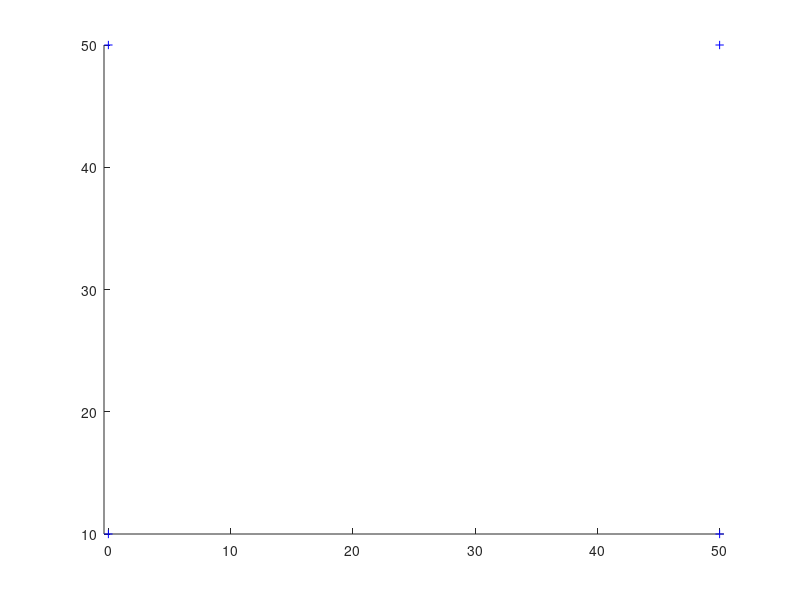

Reproduce this figure in MATLAB. (Note: this script raises an error after producing the figure.)
%% Extended kalman filter
function EKFSLAM
% Clear all
close all; clear all;
% Global variables (avoid extra copies)
global xVehicleTrue;
global LandFeatures;
global LaserSensorSettings;
global VisionSensorSettings; % for latter incorporation id possible
global xOdomLast;
% global xOdomLast_act;
global nSteps;
global UTrue;

% Setting of the sensors specs
LaserSensorSettings.Bearing =30; % Degrees
LaserSensorSettings.Range =50; % Meters
display(sprintf('=== Sensor Definitions ===  \n Max Range:  %d Meters\n Max Bearing: %d Degrees \n========================== \n',LaserSensorSettings.Range,LaserSensorSettings.Bearing));
display(' Paused!!! Press any Key!! ');
% pause;


% Length of the experiment
nSteps =1000; % change to extend the lentgh of the simulation

% Size Map
WorldSize =500;

% Number of landfeatures to add to map
nLandFeatures =4;

% Make some spare for then
LandFeatures = zeros(2,1,nLandFeatures);

% Lets put the beacons at desired positions ( need to match the number
% defined)!!!! if nor some of then cannot be scanned!!
LandFeatures(:,:,1)=[0 10]';
LandFeatures(:,:,2)=[0 50]';
LandFeatures(:,:,3)=[50 50]';
LandFeatures(:,:,4)=[50 10]';

% Initial position of the vehicle
xVehicleTrue = [ 40 25 0]'; % start position (x, y, theta)

% Set the initial conditions of the filter
xEst =[xVehicleTrue]; % already an columm vector
xTrue=[xVehicleTrue];
PEst = diag([1 1 0.01]); % start with an medium covar ( Atention EKF need an good initialization)

% Make some space to save the Landmarks detected (arraylist (x,y)
MappedLandFeatures = NaN*zeros(nLandFeatures,2);


% Additive noise to be added at the observation
obsNoise = randn(2,1)

% Ok lets show where are our Landmarks located in the world
figure(1); hold on; grid off; axis equal;
plot(LandFeatures(1,:),LandFeatures(2,:),'b+');hold on;
set(gcf,'doublebuffer','on');
hLine = line([0,0],[0,0]);
set(hLine,'linestyle',':');
axis([ -WorldSize/2 WorldSize/2 -WorldSize/2 WorldSize/2]);
xlabel(' Initial Conditions and beacons at blue +');
display(sprintf('\n\n\n Showing initial Location \n Press any key to procced\n'));
% pause;

% Standart deviation errors added to control
UTrue = diag([0.01,0.01,1.5*pi/180]).^2;

% Standard deviation errors regarding observation
RTrue = diag([1.1,5*pi/180]).^2;


% Aditive factor for control estimation and noise
UEst = 2.0*UTrue;
REst = 2.0*RTrue;

deadreckoning=[];
xVehiclePred_act_acc=[];

% All Setup and ready to go
% Extract first odometry for predict
CtrlNoise = randn(3,1); % some random control noise to be added ( note change to gaussian)
xOdomLast = GetOdometry(CtrlNoise);
% xOdomLast_act = GetOdometry([0;0;0]);
for k = 2:nSteps
    
    % get robot Control and simulate the movement
    CtrlNoise = randn(3,1); % some random control noise to be added
%     SimulateMovement(CtrlNoise);
%     
    xOdomNow = GetOdometry(CtrlNoise); % Get the odometry values c
    u = tcomp(tinv(xOdomLast),xOdomNow); % figure out control 
    xOdomLast = xOdomNow; % refhesh odometry vector
    
   %% actual control
%    xOdomNow_act     = GetOdometry([0;0;0]);
%    u_act            = tcomp(tinv(xOdomLast_act),xOdomNow_act); % figure out control 
%    xOdomLast_act    = xOdomNow_act; % refhesh odometry vector
   %%
    % extract the two compoments of the estimation ( Vehicle and
    % landfeatures
    % get vehicle estimation
%     xVehicle_act    = xTrue;
    xVehicle = xEst(1:3); % estimated only the part for the vehicle
    % get landferatures estimation
%     xMap = xEst(4:end); % Landfeatures estimation are the rest ones
 
    
    %do prediction (the following is simply the result of multiplying 
    %out block form of jacobians)     
    xVehiclePred = tcomp(xVehicle,u); % estimation is regarding current and control vector
    deadreckoning=[deadreckoning xVehiclePred];
    %% actual pose
%     xVehiclePred_act = tcomp(xVehicle_act,u_act); % estimation is regarding current and control vector
%     xVehiclePred_act_acc=[xVehiclePred_act_acc xVehiclePred_act];
    % covariance for vehicle
    %J2 is just an simple rotation matrix over x
    % just need to change to the cnematic model and speeds
    
    % Change this!!!
%     PPredvv = J1(xVehicle,u)* PEst(1:3,1:3) *J1(xVehicle,u)' + J2(xVehicle,u)* UEst * J2(xVehicle,u)';
    % vehicle/ landmarks,
%     PPredvm = J1(xVehicle,u)*PEst(1:3,4:end);
    % For the rest just extract (landfeatures
%     PPredmm = PEst(4:end,4:end);
    
    % agregates robot prediction and beacons
%     xTrue=xVehiclePred_act;
    xEst = xVehiclePred;
%     xPred = [xVehiclePred;xMap];
%     % Compose the covariance matrix
%          Ppred = |Pvv Pvm
%                  |Pvm' Pmm
%     PPred = [PPredvv PPredvm;
%         PPredvm' PPredmm];
       

    % Get the observation (passing noise to be added and Noise true
%     ObsNoise =randn(2,1);
%     [z,iFeature] = GetObservation(ObsNoise,RTrue);
    
   
%      if(~isempty(z)) % if i get an valid observation
%         %have we seen this feature before?
%         % need to change here ( see Validation gate White)
%         if( ~isnan(MappedLandFeatures(iFeature,1)))
%             
%             %predict observation: find out where it is in state vector
%             FeatureIndex = MappedLandFeatures(iFeature,1);
%             % Extract feature values in state vector
%             xFeature = xPred(FeatureIndex:FeatureIndex+1);
%             
%             % predict the observation
%             zPred = DoObservationModel(xVehicle,xFeature);
%             
%             % get observation Jacobians
%             [jHxv,jHxf] = GetObsJacs(xVehicle,xFeature);
%             
%             % fill in state jacobian
%             jH = zeros(2,length(xEst));
%             jH(:,FeatureIndex:FeatureIndex+1) = jHxf;
%             jH(:,1:3) = jHxv;
%             
%             %do Kalman update:
%             % check for inovation (here we can use the validation gate
%             Innov = z-zPred;
%             % angles have always to be checked only betwewn 0 an 2Pi
%             Innov(2) = AngleWrapping(Innov(2));
%             
%             S = jH*PPred*jH'+REst;
%             W = PPred*jH'*inv(S); 
%             xEst = xPred+ W*Innov;
%             
%             PEst = PPred-W*S*W';
%             
%             %ensure P remains symmetric
%             PEst = 0.5*(PEst+PEst');
%         else
%             % this is a new feature
%             
%             % extract length of the current tracking landmarks
%             nStates = length(xEst); 
%             
%             % Compute the x,y position of the landmark x,y robot plus
%             % Xxvehicle +distance*cos(angle + Xthvehicle)
%             % Xyvehicle + distance* sin(angle + Xthvehicle)
%             xFeature = xVehicle(1:2)+ [z(1)*cos(z(2)+xVehicle(3));z(1)*sin(z(2)+xVehicle(3))];
%             xEst = [xEst;xFeature]; %add to state vector estimated
%             % compute jacobians regaing feature and observation 
%             [jGxv, jGz] = GetNewFeatureJacs(xVehicle,z); 
%             
%             % M=| 1 0 0  0 0
%             %   | 0 1 0  0 0
%             %   | 0 0 1  0 0
%             %   -------------
%             %   |
%             
%             M = [eye(nStates), zeros(nStates,2);% no use jacobian w.r.t vehicle
%                 jGxv zeros(2,nStates-3)  , jGz];
%             
%             PEst = M*blkdiag(PEst,REst)*M';
%             
%             %remember this feature as being mapped we store its ID and position in the state vector
%             MappedLandFeatures(iFeature,:) = [length(xEst)-1, length(xEst)];
%             
%         end;
%      else
%         % notinng new found lets procced refreshing the values for next run
%         xEst = xPred;
%         PESt = PPred;
%     end;
    
    
    % at all interactions
    
    % Plot the veicule shape LOL
        a = axis;
        clf;
        axis(a);hold on;
        n  = length(xEst); % get the total state and vector also
        % only the landmarks
        nF = (n-3)/2;
        
        % Draw vehicle and its eliipse only the 3 first are the vehicle
%         % state   P = |v v v|-----
%                       |v v v|-----
%                       |v v v|-----
%                       ------------
        DoVehicleGraphics(xEst(1:3),PEst(1:3,1:3),3,[0 1]);
%          DoVehicleGraphics(xTrue(1:3),diag([0 0 0]),3,[0 1]);
        % if we get an valid observation plot is values
%         if(~isnan(z))
%             % Plot the line to beacon
%             h = line([xEst(1),xFeature(1)],[xEst(2),xFeature(2)]);
%             set(h,'linestyle',':');
%             %make some visible information
%             legend( sprintf('Range: %3.2fm; Angle: %3.2f: °  ',z(1),(z(2)-pi/2)*180/pi));
%             
%         end;
        % For all plot the covariance elipse of each state fr the landmark
%         for(i = 1:nF)
%             iF = 3+2*i-1; 
%             plot(xEst(iF),xEst(iF+1),'b*');
%             PlotEllipse(xEst(iF:iF+1),PEst(iF:iF+1,iF:iF+1),3);
%             
%         end;   
        plot(deadreckoning(1,:),deadreckoning(2,:),'r-');
%         plot(xVehiclePred_act_acc(1,:),xVehiclePred_act_acc(2,:),'r--');
        drawnow;  
end
save('ekf_deadreckoning.mat','deadreckoning');
end












